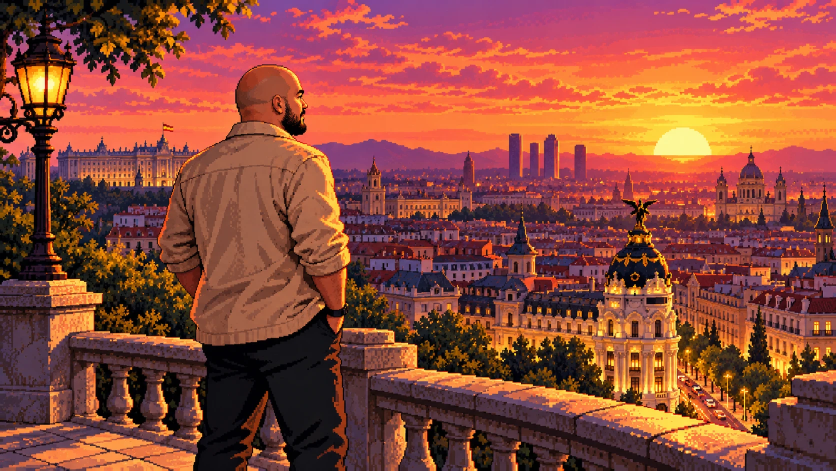
#> input picture scripts/story-ending-art/isaque-ferreira/source.webp, 1672 x 941 px (shown at 1/2 size)
$ python prepare_isaque_ferreira_ending.py
#> lines starting #> are read from the running program, lines starting #| are printed output that depends on the picture
"""Prepares Isaque Ferreira's story ending art (the screen shown when his campaign is completed).

Input : scripts/story-ending-art/isaque-ferreira/source.webp (1672x941: Isaque Ferreira, from behind, on a Madrid balcony, looking at
        the sunset over the city, the Royal Palace and the Metropolis dome)
Output: public/story/endings/isaque-ferreira.jpg, 1440x810 (16:9, 1.5x the 960x540 game so it stays
        sharp on big screens and has room for the slow zoom of the ending screen).

A still illustration: no layers. Everything that depends on the campaign (title, route, buttons)
is drawn on top of it by CampaignCompleteScene.

Offline tool only (not part of the build). Requires Python 3 + Pillow:
    python scripts/story-ending-art/isaque-ferreira/prepare_isaque_ferreira_ending.py
"""

from pathlib import Path

from PIL import Image

ROOT = Path(__file__).resolve().parents[3]
SOURCE = ROOT / 'scripts/story-ending-art/isaque-ferreira/source.webp'
OUT = ROOT / 'public/story/endings/isaque-ferreira.jpg'
SIZE = (1440, 810)


def main() -> None:
    image = Image.open(SOURCE).convert('RGB')
#> image is the input picture: PIL image 1672x941 RGB; mean R, G, B 142.5, 74.1, 59.1
    # Cover-crop to exactly 16:9 (the source is 1672x941, a hair taller), centred.
    target = SIZE[0] / SIZE[1]
    width, height = image.size
#> width = 1672; height = 941
    if width / height > target:
        crop = round(height * target)
        box = ((width - crop) // 2, 0, (width - crop) // 2 + crop, height)
    else:
        crop = round(width / target)
#> crop = 940
        box = (0, (height - crop) // 2, width, (height - crop) // 2 + crop)
#> box = (0, 0, 1672, 940)
    OUT.parent.mkdir(parents=True, exist_ok=True)
    image.crop(box).resize(SIZE, Image.LANCZOS).save(OUT, quality=90, optimize=True)
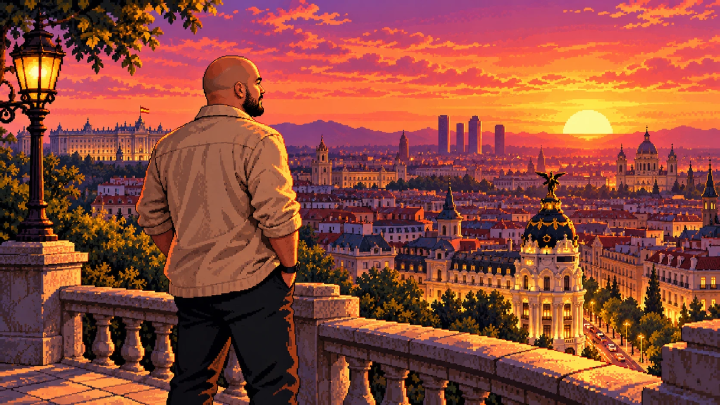
#> saved as isaque-ferreira.jpg: PIL image 1440x810 RGB (shown at 1/2 size); mean R, G, B 142.5, 74.1, 59.1
    print(f'ending: {SIZE[0]}x{SIZE[1]} from {box}')
#| ending: 1440x810 from (0, 0, 1672, 940)


if __name__ == '__main__':
    main()
